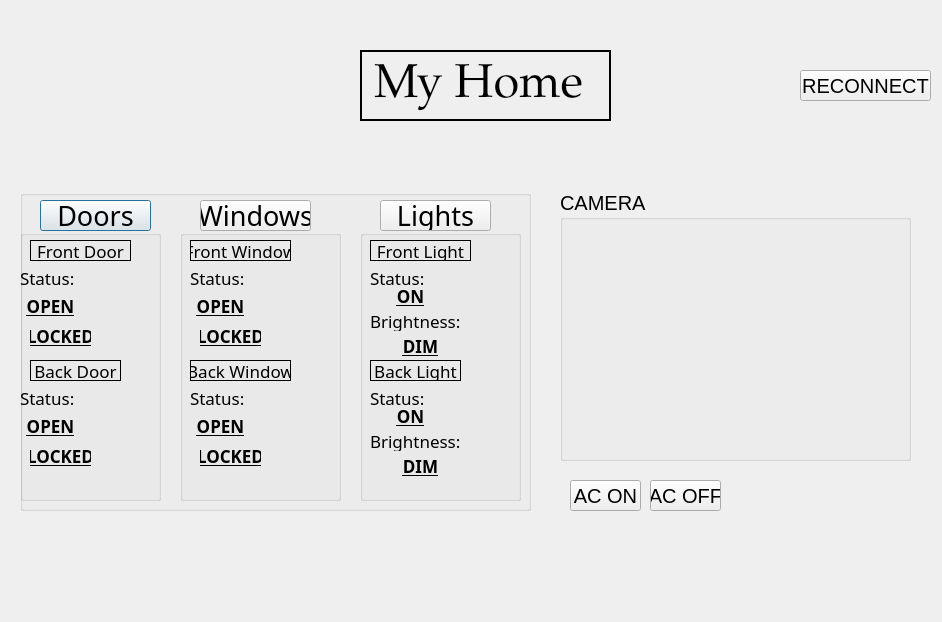
<?xml version="1.0" encoding="UTF-8"?>
<ui version="4.0">
 <class>SecDialog</class>
 <widget class="QDialog" name="SecDialog">
  <property name="geometry">
   <rect>
    <x>0</x>
    <y>0</y>
    <width>942</width>
    <height>622</height>
   </rect>
  </property>
  <property name="font">
   <font>
    <pointsize>15</pointsize>
   </font>
  </property>
  <property name="windowTitle">
   <string>Dialog</string>
  </property>
  <property name="styleSheet">
   <string notr="true"/>
  </property>
  <widget class="QGroupBox" name="groupBox">
   <property name="geometry">
    <rect>
     <x>20</x>
     <y>190</y>
     <width>511</width>
     <height>321</height>
    </rect>
   </property>
   <property name="font">
    <font>
     <pointsize>9</pointsize>
    </font>
   </property>
   <property name="styleSheet">
    <string notr="true"/>
   </property>
   <property name="title">
    <string/>
   </property>
   <widget class="QGroupBox" name="groupBox_Door">
    <property name="geometry">
     <rect>
      <x>0</x>
      <y>40</y>
      <width>141</width>
      <height>271</height>
     </rect>
    </property>
    <property name="baseSize">
     <size>
      <width>0</width>
      <height>0</height>
     </size>
    </property>
    <property name="styleSheet">
     <string notr="true"/>
    </property>
    <property name="title">
     <string/>
    </property>
    <widget class="QLabel" name="label_FrontDoor">
     <property name="geometry">
      <rect>
       <x>10</x>
       <y>10</y>
       <width>101</width>
       <height>21</height>
      </rect>
     </property>
     <property name="font">
      <font>
       <family>Perpetua</family>
       <pointsize>13</pointsize>
      </font>
     </property>
     <property name="styleSheet">
      <string notr="true"/>
     </property>
     <property name="frameShape">
      <enum>QFrame::Panel</enum>
     </property>
     <property name="text">
      <string>Front Door</string>
     </property>
     <property name="alignment">
      <set>Qt::AlignCenter</set>
     </property>
    </widget>
    <widget class="QLabel" name="label_6">
     <property name="geometry">
      <rect>
       <x>0</x>
       <y>40</y>
       <width>61</width>
       <height>16</height>
      </rect>
     </property>
     <property name="font">
      <font>
       <family>Perpetua</family>
       <pointsize>13</pointsize>
      </font>
     </property>
     <property name="text">
      <string>Status:</string>
     </property>
    </widget>
    <widget class="QLabel" name="label_FrontDoorStatus">
     <property name="geometry">
      <rect>
       <x>0</x>
       <y>60</y>
       <width>61</width>
       <height>31</height>
      </rect>
     </property>
     <property name="font">
      <font>
       <family>Perpetua</family>
       <pointsize>13</pointsize>
       <bold>true</bold>
       <underline>true</underline>
      </font>
     </property>
     <property name="text">
      <string>OPEN</string>
     </property>
     <property name="alignment">
      <set>Qt::AlignCenter</set>
     </property>
    </widget>
    <widget class="QLabel" name="label_FrontDoorLockStatus">
     <property name="geometry">
      <rect>
       <x>10</x>
       <y>90</y>
       <width>61</width>
       <height>31</height>
      </rect>
     </property>
     <property name="font">
      <font>
       <family>Perpetua</family>
       <pointsize>13</pointsize>
       <bold>true</bold>
       <underline>true</underline>
      </font>
     </property>
     <property name="text">
      <string>LOCKED</string>
     </property>
     <property name="alignment">
      <set>Qt::AlignCenter</set>
     </property>
    </widget>
    <widget class="QLabel" name="label_BackDoor">
     <property name="geometry">
      <rect>
       <x>10</x>
       <y>130</y>
       <width>91</width>
       <height>21</height>
      </rect>
     </property>
     <property name="font">
      <font>
       <family>Perpetua</family>
       <pointsize>13</pointsize>
      </font>
     </property>
     <property name="frameShape">
      <enum>QFrame::Panel</enum>
     </property>
     <property name="text">
      <string>Back Door</string>
     </property>
     <property name="alignment">
      <set>Qt::AlignCenter</set>
     </property>
    </widget>
    <widget class="QLabel" name="label_10">
     <property name="geometry">
      <rect>
       <x>0</x>
       <y>160</y>
       <width>61</width>
       <height>16</height>
      </rect>
     </property>
     <property name="font">
      <font>
       <family>Perpetua</family>
       <pointsize>13</pointsize>
      </font>
     </property>
     <property name="text">
      <string>Status:</string>
     </property>
    </widget>
    <widget class="QLabel" name="label_BackDoorStatus">
     <property name="geometry">
      <rect>
       <x>0</x>
       <y>180</y>
       <width>61</width>
       <height>31</height>
      </rect>
     </property>
     <property name="font">
      <font>
       <family>Perpetua</family>
       <pointsize>13</pointsize>
       <bold>true</bold>
       <underline>true</underline>
      </font>
     </property>
     <property name="text">
      <string>OPEN</string>
     </property>
     <property name="alignment">
      <set>Qt::AlignCenter</set>
     </property>
    </widget>
    <widget class="QLabel" name="label_BackDoorStatusLock">
     <property name="geometry">
      <rect>
       <x>10</x>
       <y>210</y>
       <width>61</width>
       <height>31</height>
      </rect>
     </property>
     <property name="font">
      <font>
       <family>Perpetua</family>
       <pointsize>13</pointsize>
       <bold>true</bold>
       <underline>true</underline>
      </font>
     </property>
     <property name="text">
      <string>LOCKED</string>
     </property>
     <property name="alignment">
      <set>Qt::AlignCenter</set>
     </property>
    </widget>
   </widget>
   <widget class="QGroupBox" name="groupBox_Window">
    <property name="geometry">
     <rect>
      <x>160</x>
      <y>40</y>
      <width>161</width>
      <height>271</height>
     </rect>
    </property>
    <property name="title">
     <string/>
    </property>
    <widget class="QLabel" name="label_13">
     <property name="geometry">
      <rect>
       <x>10</x>
       <y>10</y>
       <width>101</width>
       <height>21</height>
      </rect>
     </property>
     <property name="font">
      <font>
       <family>Perpetua</family>
       <pointsize>13</pointsize>
      </font>
     </property>
     <property name="frameShape">
      <enum>QFrame::Panel</enum>
     </property>
     <property name="text">
      <string>Front Window</string>
     </property>
     <property name="alignment">
      <set>Qt::AlignCenter</set>
     </property>
    </widget>
    <widget class="QLabel" name="label_14">
     <property name="geometry">
      <rect>
       <x>10</x>
       <y>40</y>
       <width>61</width>
       <height>16</height>
      </rect>
     </property>
     <property name="font">
      <font>
       <family>Perpetua</family>
       <pointsize>13</pointsize>
      </font>
     </property>
     <property name="text">
      <string>Status:</string>
     </property>
    </widget>
    <widget class="QLabel" name="label_15">
     <property name="geometry">
      <rect>
       <x>10</x>
       <y>160</y>
       <width>61</width>
       <height>16</height>
      </rect>
     </property>
     <property name="font">
      <font>
       <family>Perpetua</family>
       <pointsize>13</pointsize>
      </font>
     </property>
     <property name="text">
      <string>Status:</string>
     </property>
    </widget>
    <widget class="QLabel" name="label_18">
     <property name="geometry">
      <rect>
       <x>10</x>
       <y>130</y>
       <width>101</width>
       <height>21</height>
      </rect>
     </property>
     <property name="font">
      <font>
       <family>Perpetua</family>
       <pointsize>13</pointsize>
      </font>
     </property>
     <property name="frameShape">
      <enum>QFrame::Panel</enum>
     </property>
     <property name="text">
      <string>Back Window</string>
     </property>
     <property name="alignment">
      <set>Qt::AlignCenter</set>
     </property>
    </widget>
    <widget class="QLabel" name="label_21">
     <property name="geometry">
      <rect>
       <x>10</x>
       <y>60</y>
       <width>61</width>
       <height>31</height>
      </rect>
     </property>
     <property name="font">
      <font>
       <family>Perpetua</family>
       <pointsize>13</pointsize>
       <bold>true</bold>
       <underline>true</underline>
      </font>
     </property>
     <property name="text">
      <string>OPEN</string>
     </property>
     <property name="alignment">
      <set>Qt::AlignCenter</set>
     </property>
    </widget>
    <widget class="QLabel" name="label_22">
     <property name="geometry">
      <rect>
       <x>10</x>
       <y>180</y>
       <width>61</width>
       <height>31</height>
      </rect>
     </property>
     <property name="font">
      <font>
       <family>Perpetua</family>
       <pointsize>13</pointsize>
       <bold>true</bold>
       <underline>true</underline>
      </font>
     </property>
     <property name="text">
      <string>OPEN</string>
     </property>
     <property name="alignment">
      <set>Qt::AlignCenter</set>
     </property>
    </widget>
    <widget class="QLabel" name="label_23">
     <property name="geometry">
      <rect>
       <x>20</x>
       <y>90</y>
       <width>61</width>
       <height>31</height>
      </rect>
     </property>
     <property name="font">
      <font>
       <family>Perpetua</family>
       <pointsize>13</pointsize>
       <bold>true</bold>
       <underline>true</underline>
      </font>
     </property>
     <property name="text">
      <string>LOCKED</string>
     </property>
     <property name="alignment">
      <set>Qt::AlignCenter</set>
     </property>
    </widget>
    <widget class="QLabel" name="label_24">
     <property name="geometry">
      <rect>
       <x>20</x>
       <y>210</y>
       <width>61</width>
       <height>31</height>
      </rect>
     </property>
     <property name="font">
      <font>
       <family>Perpetua</family>
       <pointsize>13</pointsize>
       <bold>true</bold>
       <underline>true</underline>
      </font>
     </property>
     <property name="text">
      <string>LOCKED</string>
     </property>
     <property name="alignment">
      <set>Qt::AlignCenter</set>
     </property>
    </widget>
   </widget>
   <widget class="QGroupBox" name="groupBox_Lights">
    <property name="geometry">
     <rect>
      <x>340</x>
      <y>40</y>
      <width>161</width>
      <height>271</height>
     </rect>
    </property>
    <property name="title">
     <string/>
    </property>
    <widget class="QLabel" name="label_16">
     <property name="geometry">
      <rect>
       <x>10</x>
       <y>40</y>
       <width>61</width>
       <height>16</height>
      </rect>
     </property>
     <property name="font">
      <font>
       <family>Perpetua</family>
       <pointsize>13</pointsize>
      </font>
     </property>
     <property name="text">
      <string>Status:</string>
     </property>
    </widget>
    <widget class="QLabel" name="label_17">
     <property name="geometry">
      <rect>
       <x>10</x>
       <y>160</y>
       <width>61</width>
       <height>16</height>
      </rect>
     </property>
     <property name="font">
      <font>
       <family>Perpetua</family>
       <pointsize>13</pointsize>
      </font>
     </property>
     <property name="text">
      <string>Status:</string>
     </property>
    </widget>
    <widget class="QLabel" name="label_19">
     <property name="geometry">
      <rect>
       <x>10</x>
       <y>10</y>
       <width>101</width>
       <height>21</height>
      </rect>
     </property>
     <property name="font">
      <font>
       <family>Perpetua</family>
       <pointsize>13</pointsize>
      </font>
     </property>
     <property name="frameShape">
      <enum>QFrame::Panel</enum>
     </property>
     <property name="text">
      <string>Front Light</string>
     </property>
     <property name="alignment">
      <set>Qt::AlignCenter</set>
     </property>
    </widget>
    <widget class="QLabel" name="label_20">
     <property name="geometry">
      <rect>
       <x>10</x>
       <y>130</y>
       <width>91</width>
       <height>21</height>
      </rect>
     </property>
     <property name="font">
      <font>
       <family>Perpetua</family>
       <pointsize>13</pointsize>
      </font>
     </property>
     <property name="frameShape">
      <enum>QFrame::Panel</enum>
     </property>
     <property name="text">
      <string>Back Light</string>
     </property>
     <property name="alignment">
      <set>Qt::AlignCenter</set>
     </property>
    </widget>
    <widget class="QLabel" name="label_25">
     <property name="geometry">
      <rect>
       <x>20</x>
       <y>50</y>
       <width>61</width>
       <height>31</height>
      </rect>
     </property>
     <property name="font">
      <font>
       <family>Perpetua</family>
       <pointsize>13</pointsize>
       <bold>true</bold>
       <underline>true</underline>
      </font>
     </property>
     <property name="text">
      <string>ON</string>
     </property>
     <property name="alignment">
      <set>Qt::AlignCenter</set>
     </property>
    </widget>
    <widget class="QLabel" name="label_26">
     <property name="geometry">
      <rect>
       <x>20</x>
       <y>170</y>
       <width>61</width>
       <height>31</height>
      </rect>
     </property>
     <property name="font">
      <font>
       <family>Perpetua</family>
       <pointsize>13</pointsize>
       <bold>true</bold>
       <underline>true</underline>
      </font>
     </property>
     <property name="text">
      <string>ON</string>
     </property>
     <property name="alignment">
      <set>Qt::AlignCenter</set>
     </property>
    </widget>
    <widget class="QLabel" name="label_27">
     <property name="geometry">
      <rect>
       <x>10</x>
       <y>200</y>
       <width>101</width>
       <height>21</height>
      </rect>
     </property>
     <property name="font">
      <font>
       <family>Perpetua</family>
       <pointsize>13</pointsize>
      </font>
     </property>
     <property name="text">
      <string>Brightness:</string>
     </property>
    </widget>
    <widget class="QLabel" name="label_28">
     <property name="geometry">
      <rect>
       <x>10</x>
       <y>80</y>
       <width>91</width>
       <height>21</height>
      </rect>
     </property>
     <property name="font">
      <font>
       <family>Perpetua</family>
       <pointsize>13</pointsize>
      </font>
     </property>
     <property name="text">
      <string>Brightness:</string>
     </property>
    </widget>
    <widget class="QLabel" name="label_29">
     <property name="geometry">
      <rect>
       <x>30</x>
       <y>220</y>
       <width>61</width>
       <height>31</height>
      </rect>
     </property>
     <property name="font">
      <font>
       <family>Perpetua</family>
       <pointsize>13</pointsize>
       <bold>true</bold>
       <underline>true</underline>
      </font>
     </property>
     <property name="text">
      <string>DIM</string>
     </property>
     <property name="alignment">
      <set>Qt::AlignCenter</set>
     </property>
    </widget>
    <widget class="QLabel" name="label_30">
     <property name="geometry">
      <rect>
       <x>30</x>
       <y>100</y>
       <width>61</width>
       <height>31</height>
      </rect>
     </property>
     <property name="font">
      <font>
       <family>Perpetua</family>
       <pointsize>13</pointsize>
       <bold>true</bold>
       <underline>true</underline>
      </font>
     </property>
     <property name="text">
      <string>DIM</string>
     </property>
     <property name="alignment">
      <set>Qt::AlignCenter</set>
     </property>
    </widget>
   </widget>
   <widget class="QPushButton" name="pushButton_Doors">
    <property name="geometry">
     <rect>
      <x>20</x>
      <y>10</y>
      <width>111</width>
      <height>31</height>
     </rect>
    </property>
    <property name="font">
     <font>
      <family>Perpetua</family>
      <pointsize>20</pointsize>
     </font>
    </property>
    <property name="text">
     <string>Doors</string>
    </property>
   </widget>
   <widget class="QPushButton" name="pushButtonWindows">
    <property name="geometry">
     <rect>
      <x>180</x>
      <y>10</y>
      <width>111</width>
      <height>31</height>
     </rect>
    </property>
    <property name="font">
     <font>
      <family>Perpetua</family>
      <pointsize>20</pointsize>
     </font>
    </property>
    <property name="text">
     <string>Windows</string>
    </property>
   </widget>
   <widget class="QPushButton" name="pushButton_Lights">
    <property name="geometry">
     <rect>
      <x>360</x>
      <y>10</y>
      <width>111</width>
      <height>31</height>
     </rect>
    </property>
    <property name="font">
     <font>
      <family>Perpetua</family>
      <pointsize>20</pointsize>
     </font>
    </property>
    <property name="text">
     <string>Lights</string>
    </property>
   </widget>
  </widget>
  <widget class="QLabel" name="label">
   <property name="geometry">
    <rect>
     <x>360</x>
     <y>50</y>
     <width>251</width>
     <height>71</height>
    </rect>
   </property>
   <property name="font">
    <font>
     <family>Palatino Linotype</family>
     <pointsize>35</pointsize>
     <underline>false</underline>
    </font>
   </property>
   <property name="frameShape">
    <enum>QFrame::WinPanel</enum>
   </property>
   <property name="frameShadow">
    <enum>QFrame::Plain</enum>
   </property>
   <property name="text">
    <string>My Home</string>
   </property>
  </widget>
  <widget class="QGroupBox" name="groupBox_2">
   <property name="geometry">
    <rect>
     <x>560</x>
     <y>190</y>
     <width>351</width>
     <height>271</height>
    </rect>
   </property>
   <property name="title">
    <string>CAMERA</string>
   </property>
  </widget>
  <widget class="QLabel" name="AC">
   <property name="geometry">
    <rect>
     <x>580</x>
     <y>530</y>
     <width>111</width>
     <height>31</height>
    </rect>
   </property>
   <property name="font">
    <font>
     <pointsize>20</pointsize>
     <bold>true</bold>
    </font>
   </property>
   <property name="text">
    <string/>
   </property>
  </widget>
  <widget class="QPushButton" name="AC_ON">
   <property name="geometry">
    <rect>
     <x>570</x>
     <y>480</y>
     <width>71</width>
     <height>31</height>
    </rect>
   </property>
   <property name="text">
    <string>AC ON</string>
   </property>
  </widget>
  <widget class="QPushButton" name="AC_OFF">
   <property name="geometry">
    <rect>
     <x>650</x>
     <y>480</y>
     <width>71</width>
     <height>31</height>
    </rect>
   </property>
   <property name="text">
    <string>AC OFF</string>
   </property>
  </widget>
  <widget class="QPushButton" name="RECONNECT">
   <property name="geometry">
    <rect>
     <x>800</x>
     <y>70</y>
     <width>131</width>
     <height>31</height>
    </rect>
   </property>
   <property name="text">
    <string>RECONNECT</string>
   </property>
  </widget>
 </widget>
 <resources/>
 <connections/>
</ui>
